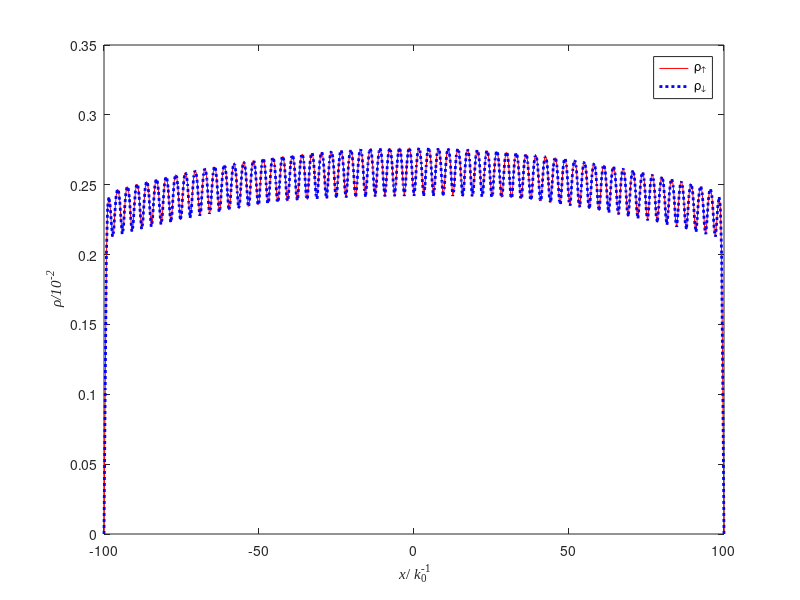
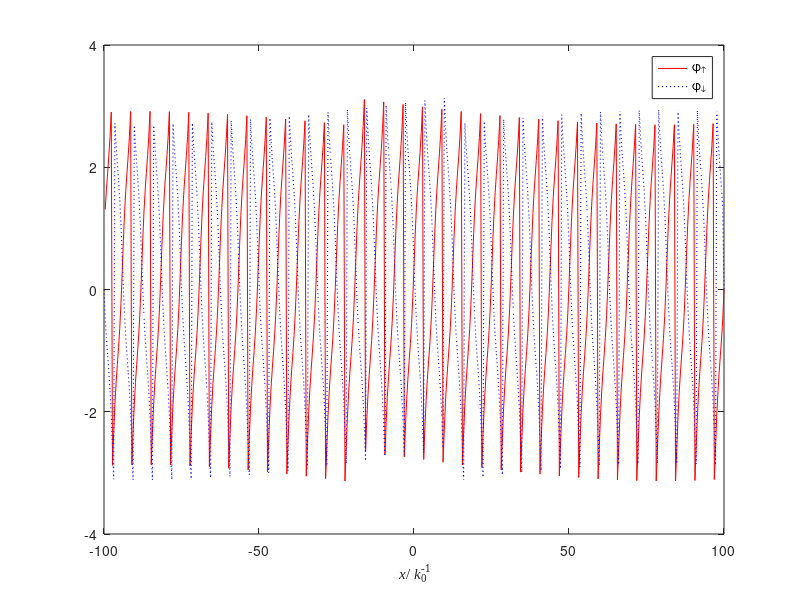

The MATLAB source for these figures, in order:
%% =========== single_specie ========================
% =============  =============================
% close all
clear all;
DENA1 = dlmread('DENA1.DAT');
DENA2 = dlmread('DENA2.DAT');
DENB1 = dlmread('DENB1.DAT');
DENB2 = dlmread('DENB2.DAT');
PHASEA1 = dlmread('PHASEA1.DAT');
PHASEA2 = dlmread('PHASEA2.DAT');
PHASEB1 = dlmread('PHASEB1.DAT'); 
PHASEB2 = dlmread('PHASEB2.DAT');
x = linspace(-100, 100, 513);

figure(1);
% multiply with 100
plot(x, 100*DENA1, 'r-', x, 100*DENA2, 'b:', 'LineWidth', 2);
xlabel('{\it x}/{\it k}_0^{-1}','FontName','Times New Roman');
ylabel('\it \rho/10^{-2}','FontName','Times New Roman');
legend('\rho_\uparrow', '\rho_\downarrow');

%%
% close all
figure(2);
plot(x, PHASEA1, 'r-', x, PHASEA2, 'b:', 'LineWidth', 0.8);
xlabel('{\it x}/{\it k}_0^{-1}','FontName','Times New Roman');
% ylabel('\phi');
legend('\phi_\uparrow', '\phi_\downarrow');

%% 
% figure(3);
% multiply with 100
% plot(x, 100*DENB1, 'r-', x, 100*DENB2, 'b:', 'LineWidth', 2);
% xlabel('x(k_0^{-1})','FontName','Times New Roman');
% ylabel('\rho(10^{-2})','FontName','Times New Roman');
% legend('\rho_\uparrow', '\rho_\downarrow');

%% 
% figure(4);
% plot(x, PHASEB1, 'r-', x, PHASEB2, 'b:', 'LineWidth', 0.8);
% xlabel('x(k_0^{-1})','FontName','Times New Roman');
% legend('\phi_\uparrow', '\phi_\downarrow');